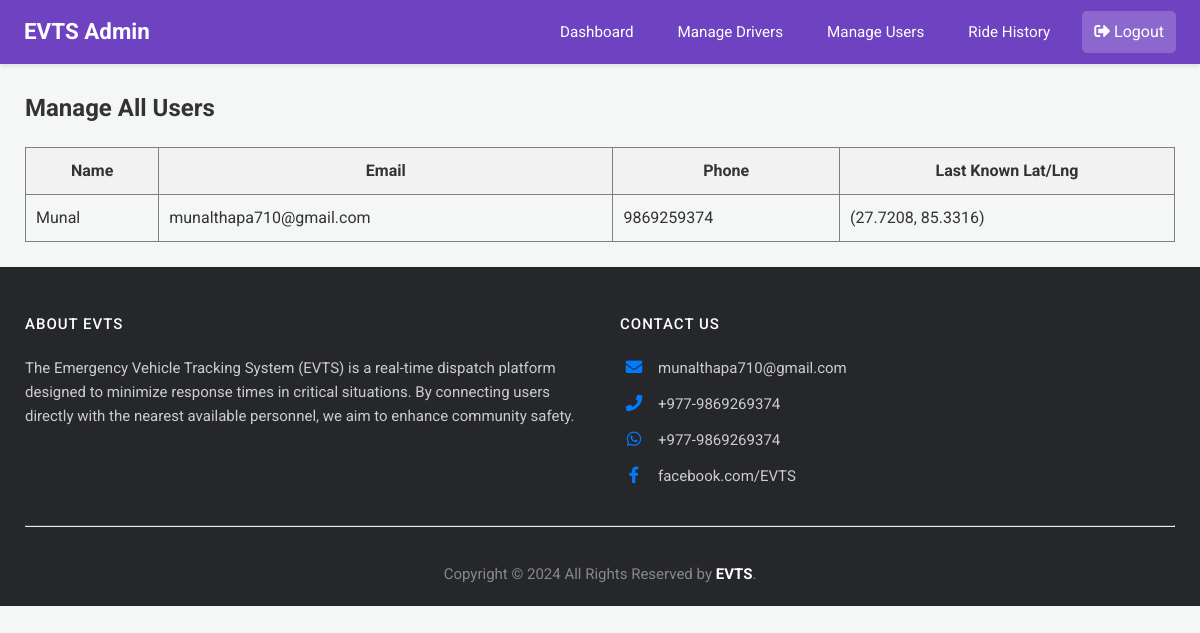
The page /admin/manage-users (signed in) on the database as committed earlier.
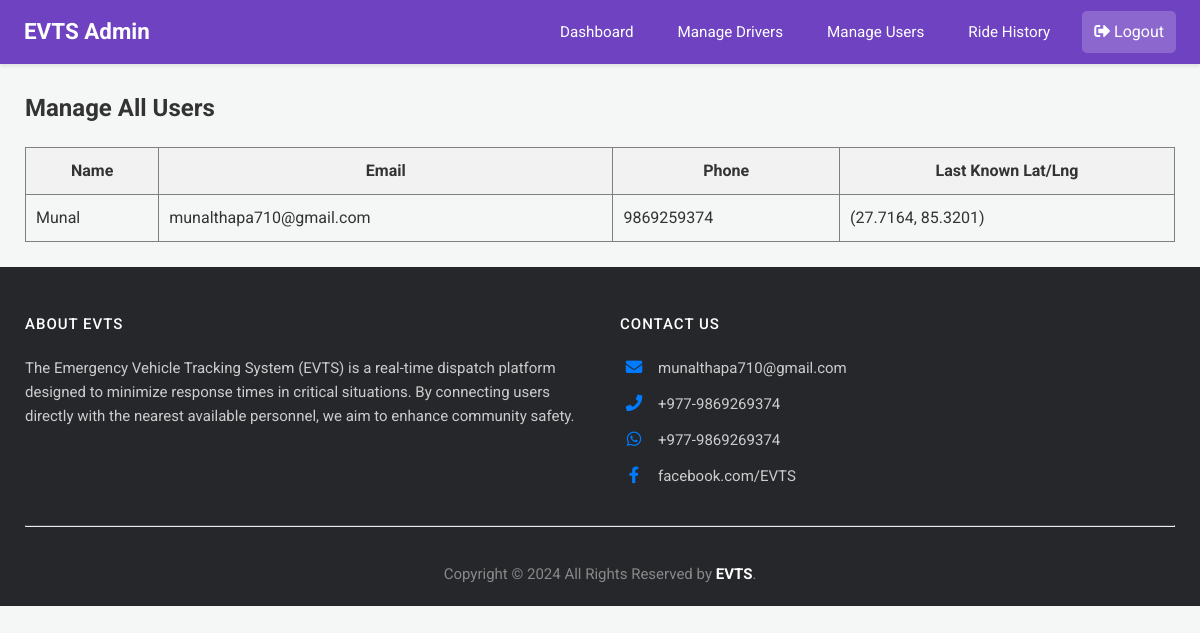
The same page on the database as committed later.
### app.py (models this page shows)
class User(db.Model):
    email = db.Column(db.String(120), primary_key=True)
    name = db.Column(db.String(100))
    phone = db.Column(db.String(15))
    password = db.Column(db.String(256)) # Increased length for hash
    latitude = db.Column(db.Float, nullable=True)
    longitude = db.Column(db.Float, nullable=True)

### app.py (the view)
@app.route('/admin/manage-users')
@login_required_admin
def manage_users():
    admin = Admin.query.get(session['admin'])
    all_users = User.query.all()
    response = make_response(render_template('admin_manage_users.html', admin=admin, users=all_users))
    return add_no_cache_to_response(response)

### app.py (called while the page is built)
def login_required_admin(f):
    @wraps(f)
    def decorated_function(*args, **kwargs):
        if 'admin' not in session:
            flash("Admin access required.", "error")
            return redirect(url_for('login'))
        return f(*args, **kwargs)
    return decorated_function

def add_no_cache_to_response(response):
    response.headers["Cache-Control"] = "no-cache, no-store, must-revalidate, public, max-age=0"
    response.headers["Pragma"] = "no-cache"
    response.headers["Expires"] = "0"
    return response

### templates/admin_manage_users.html
{% extends 'admin_base.html' %}
{% block content %}
<h2>Manage All Users</h2>
<table border="1" style="width: 100%; border-collapse: collapse; margin-top: 20px;">
    <thead>
        <tr style="background-color: #f2f2f2;">
            <th style="padding: 10px;">Name</th>
            <th style="padding: 10px;">Email</th>
            <th style="padding: 10px;">Phone</th>
            <th style="padding: 10px;">Last Known Lat/Lng</th>
        </tr>
    </thead>
    <tbody>
    {% for user in users %}
    <tr>
        <td style="padding: 10px;">{{ user.name }}</td>
        <td style="padding: 10px;">{{ user.email }}</td>
        <td style="padding: 10px;">{{ user.phone }}</td>
        <td style="padding: 10px;">
            {% if user.latitude and user.longitude %}
                ({{ user.latitude|round(4) }}, {{ user.longitude|round(4) }})
            {% else %}
                Not Set
            {% endif %}
        </td>
    </tr>
    {% endfor %}
    </tbody>
</table>
{% endblock %}

Rows that differ between the two databases and show on the page:
changed User "Munal": latitude "27.7208" → "27.7164"; longitude "85.3316" → "85.3201"
